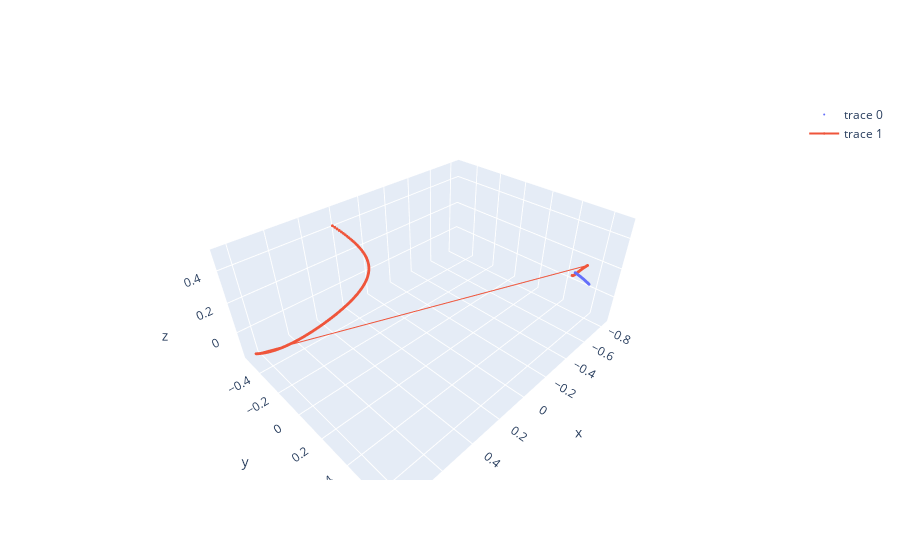

Source (notebook cell):
### Markdown cell above
## Programming Assignment: Task 9: Nadir Pointing Control (10 points)
Next, the nadir pointing attitude mode is created and tested. Use the same gains K and P as developed for sun-pointing, and the PD control in Eq. (4). Your tasks are:

- Numerically implement the nadir pointing control mode and assume that at t0 nadir pointing is required, even though the satellite is in the sunlight at this time.

- Validate the response by providing the BN states at t = 15s, 100s, 200s, and 400s. Note that you must always provide the MRP corresponding to the short rotation.

### Code cell
SO.LMO_sat.reset_X()
# omega_0 = SO.LMO_sat.X()[1].transpose()
# H=SO.LMO_sat.MOI@omega_0
# print(f"H(0 s) = {H}")

t_step=1
#Xr = lambda t: np.vstack([am.DCM_2_MRP(SO.LMO_sat.R_RnN(t)),
#                          SO.LMO_sat.R_BN()@SO.LMO_sat.omega_RnN_N(t)])
def Xr(t):
    Xr = np.vstack([am.DCM_2_MRP(SO.LMO_sat.R_RnN(t)),
                          SO.LMO_sat.R_BN()@SO.LMO_sat.omega_RnN_N(t)])
    print(Xr[1])
    return Xr

control = lambda x, t: SO.linear_control(x, 
                                         Xr,
                                         t, K, P)
data = SO.orbital_att_RK4int(SO.LMO_sat,
                      control,
                      np.zeros(3),
                      SO.LMO_sat.X(),
                      np.arange(0,400+t_step,t_step))
print(data)

fig = pgo.Figure()
sigma = np.array([Xr(t).flatten() for t in np.arange(0,400+t_step,t_step)])

fig.add_scatter3d(x=sigma[:,0],
                  y=sigma[:,1],
                  z=sigma[:,2],
                  mode="markers",
                  marker={"size": 1})
fig.add_scatter3d(x=data["sigma1"],
                  y=data["sigma2"],
                  z=data["sigma3"],
                  marker={"size": 1})
fig.show()

### Figure 1 — Plotly figure (JSON) as saved in the notebook; plotly's stock layout.template omitted (floating-point values rounded to 4 significant figures; data arrays with more than 128 entries replaced by an {"elided": "..."} marker saying what was removed)
{"data": [{"marker": {"size": 1}, "mode": "markers", "type": "scatter3d", "x": {"elided": "401 float values"}, "y": {"elided": "401 float values"}, "z": {"elided": "401 float values"}}, {"marker": {"size": 1}, "type": "scatter3d", "x": {"elided": "401 float values"}, "y": {"elided": "401 float values"}, "z": {"elided": "401 float values"}}], "layout": {}}
